Frame 1 (no input): blank canvas, image omitted
Frame 60 (the mouse pressed at the canvas centre just before this capture): blank canvas, image omitted
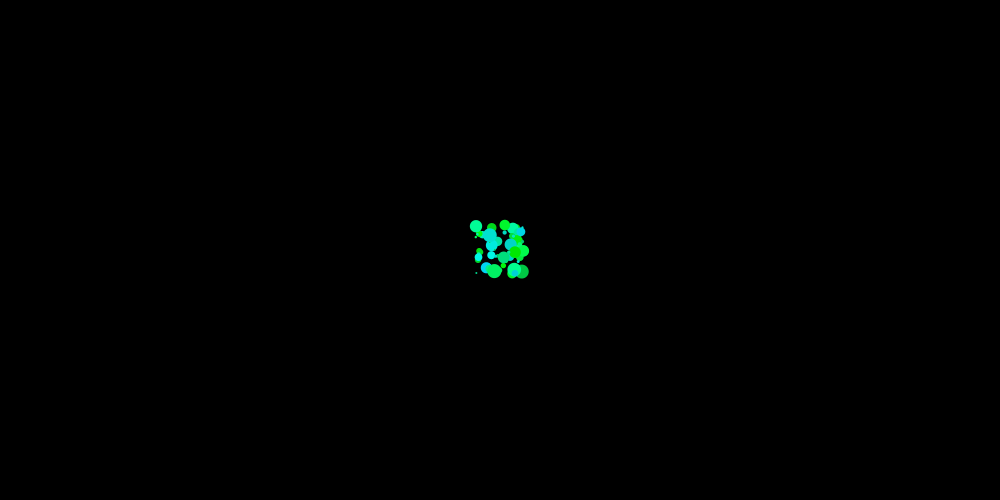
Frame 120 (the mouse held since frame 60 and released just before this capture)

The Processing sketch whose frames 1 and 60 were blank and that drew this single picture after the mouse press (run headless with seeded random() and noise(); from frame 60 on, the mouse is pressed at the canvas centre):

// Processing sketch: processing_136077
// ── processing_136077.pde

void setup(){
  size(1000, 500);
  background(0);
  noStroke();
}

void draw(){
  if(mousePressed){
    float size=random(1,15);
    fill(0,random(200,255),random(0,250));
    
    ellipse(mouseX+random(-25,25),mouseY+random(-25,25),size,size);
  }
}
